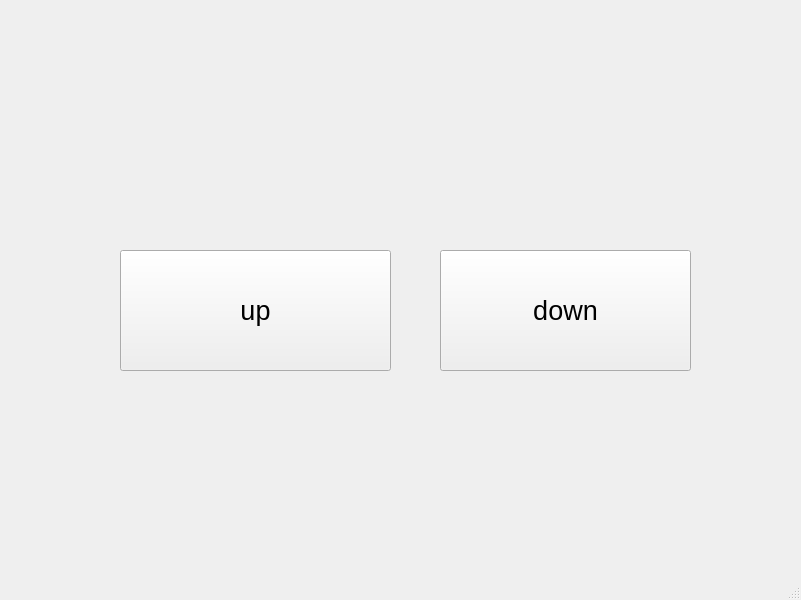
<?xml version="1.0" encoding="UTF-8"?>
<ui version="4.0">
 <class>steperAdjust</class>
 <widget class="QMainWindow" name="steperAdjust">
  <property name="geometry">
   <rect>
    <x>0</x>
    <y>0</y>
    <width>801</width>
    <height>600</height>
   </rect>
  </property>
  <property name="windowTitle">
   <string>stepper adjust </string>
  </property>
  <widget class="QWidget" name="centralwidget">
   <widget class="QPushButton" name="UpButton">
    <property name="geometry">
     <rect>
      <x>120</x>
      <y>250</y>
      <width>271</width>
      <height>121</height>
     </rect>
    </property>
    <property name="font">
     <font>
      <pointsize>20</pointsize>
     </font>
    </property>
    <property name="text">
     <string>up</string>
    </property>
   </widget>
   <widget class="QPushButton" name="pushButton_2">
    <property name="geometry">
     <rect>
      <x>440</x>
      <y>250</y>
      <width>251</width>
      <height>121</height>
     </rect>
    </property>
    <property name="font">
     <font>
      <pointsize>20</pointsize>
     </font>
    </property>
    <property name="text">
     <string>down</string>
    </property>
   </widget>
  </widget>
  <widget class="QStatusBar" name="statusbar"/>
 </widget>
 <resources/>
 <connections/>
</ui>
